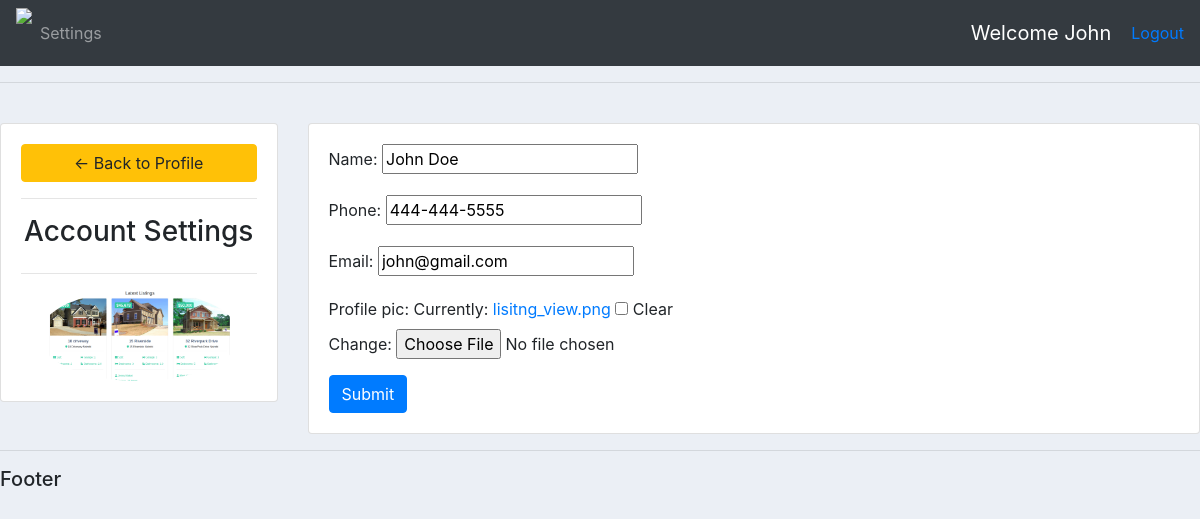
The page /account/ (signed in) on the database its author committed.
### accounts/models.py (models this page shows, shortened)
class Customer(models.Model):
    user= models.OneToOneField(User,null=True, on_delete=models.SET_NULL)
    name= models.CharField(max_length=200, null=True)
    phone= models.CharField(max_length=200, null=True)
    email= models.CharField(max_length=200, null=True)
    profile_pic = models.ImageField(null= True, blank=True)
    date_created = models.DateTimeField(auto_now_add=True, null=True)

### accounts/decorators.py (the view)
        def wrapper_func(request, *args, **kwargs):
            group =None
            if request.user.groups.exists():
                group = request.user.groups.all()[0].name
            if group in allowed_roles:
                 return view_func (request, *args, **kwargs)
            else:
                return HttpResponse("You are not authorised")

### accounts/forms.py
class CustomerForm(ModelForm):
    class Meta:
        model= Customer
        fields = '__all__'
        exclude = ['user']

### accounts/views.py (called while the page is built)
@login_required(login_url = 'login')
@allowed_users(allowed_roles=['customer'])
def accountsSettings(request):
    customer = request.user.customer
    form = CustomerForm(instance = customer)
    context={
        'form':form
    }
    return render(request, 'accounts/account_settings.html', context)

### accounts/templates/accounts/account_settings.html (shortened to what this page needs)
{%  extends 'accounts/main.html' %}
{% load static %}
{% block content %}
<br>
<div class="row">
	<div class="col-md-3">
		<div class="card card-body">
			<a class="btn btn-warning" href="{% url 'home' %}"> &#8592; Back to Profile</a>
			<hr>
			<h3 style="text-align: center">Account Settings</h3>
			<hr>
			<img class="profile-pic" src="{{request.user.customer.profile_pic.url}}" >
		</div>
	</div>
	<div class="col-md-9">
		<div class="card card-body">
			<form method="POST" action="" enctype="multipart/form-data">
				{{form.as_p}}
			<input class="btn btn-primary" type="submit" name="Update Information">
			</form>
		</div>
	</div>
</div>
{% endblock %}

### accounts/templates/accounts/navbar.html (shortened to what this page needs)
{% load static %}
<nav class="navbar navbar-expand-lg navbar-dark bg-dark">
   <img src="{% static 'img/logo.png'%}" height="50">
    <div class="collapse navbar-collapse" id="navbarNavAltMarkup">
          <ul class="navbar-nav">
        {% if request.user_is_staff %}
            <li class=" nav-item active">
            <a class="nav-link" href="{% url 'home' %}">Dashboard</span></a>
          </li>
          <li class="nav-item" >
            <a class="n nav-link" href="{% url 'products' %}">Products</a>
          </li>
      {% else %}
          <li class="nav-item" >
            <a class="nav-link" href="{% url 'account_setting' %}">Settings</a>
          </li>
      {% endif %}
      </ul>
    </div>
    <span class="hello-msg"> Welcome {{request.user}}</span>
    <span> <a href="{% url 'logout' %}">Logout</a></span>
  </nav>

### static/css/main.css (style rules this page uses)
body { background-color: #ebeff5; }

### accounts/templates/accounts/navbar.html (style rules this page uses)
.hello-msg { font-size: 20px; color: #fff; margin-right: 20px; }

### accounts/templates/accounts/account_settings.html (style rules this page uses)
.profile-pic { max-width: 200px; max-height:200px; margin: 0 auto; border-radius: 50%; }

### rows shown on the page
Customer: name "John Doe", phone "444-444-5555", email "john@gmail.com"

### other values the page prints
{{ request.user }} "John"
